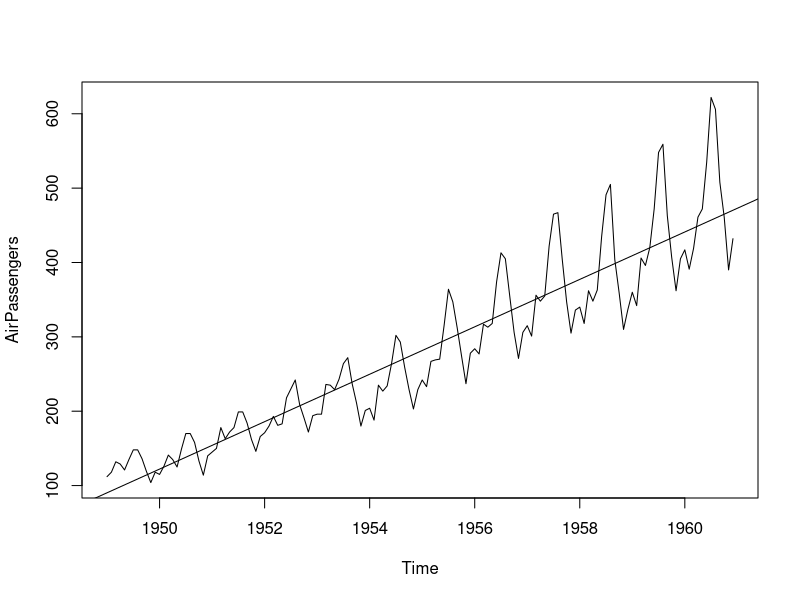
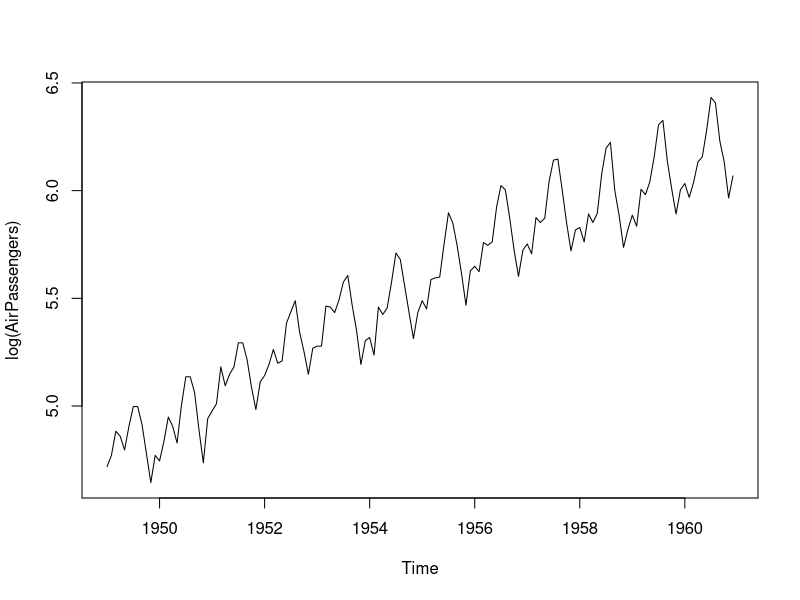
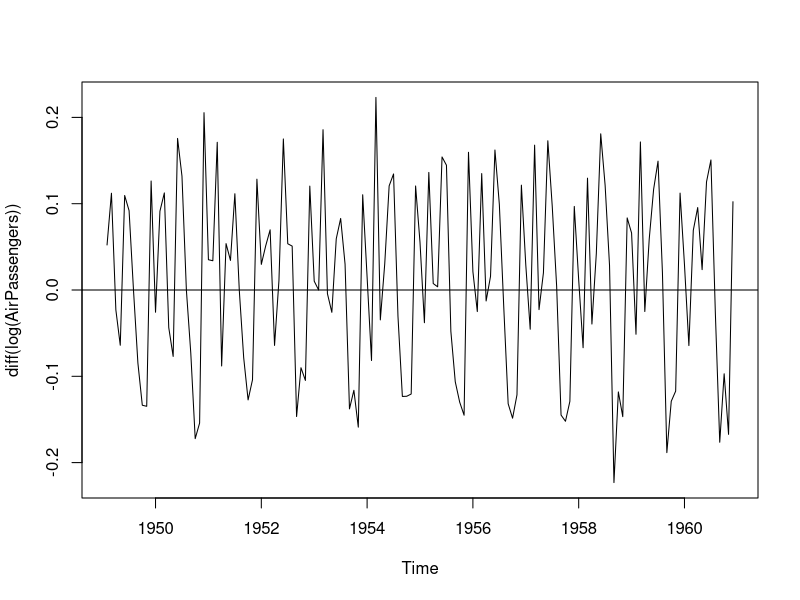
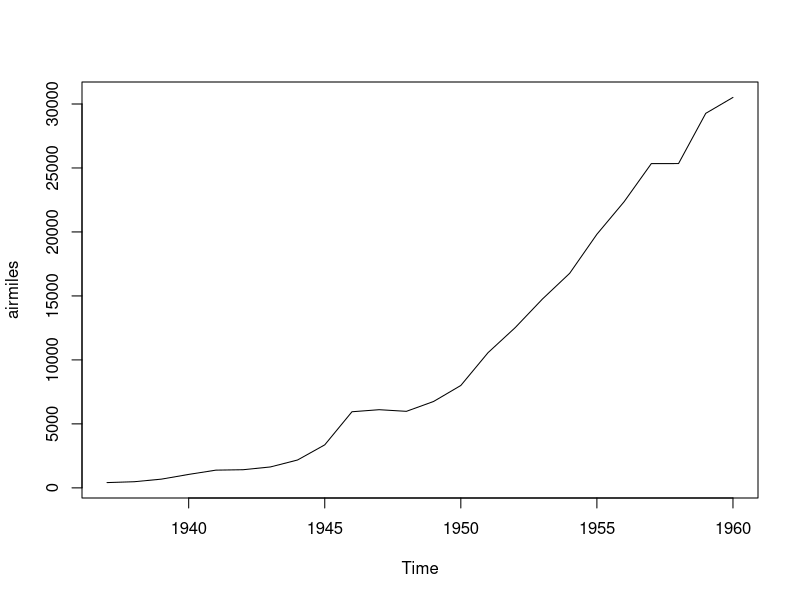
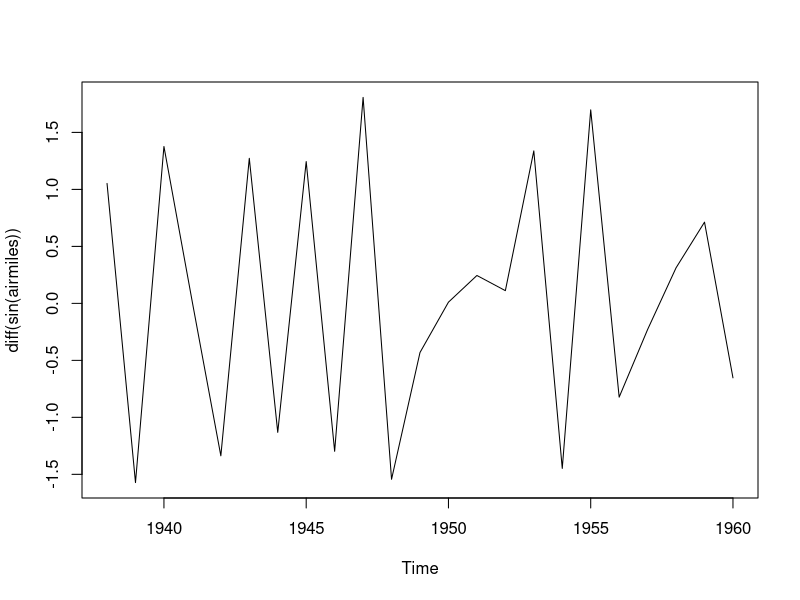
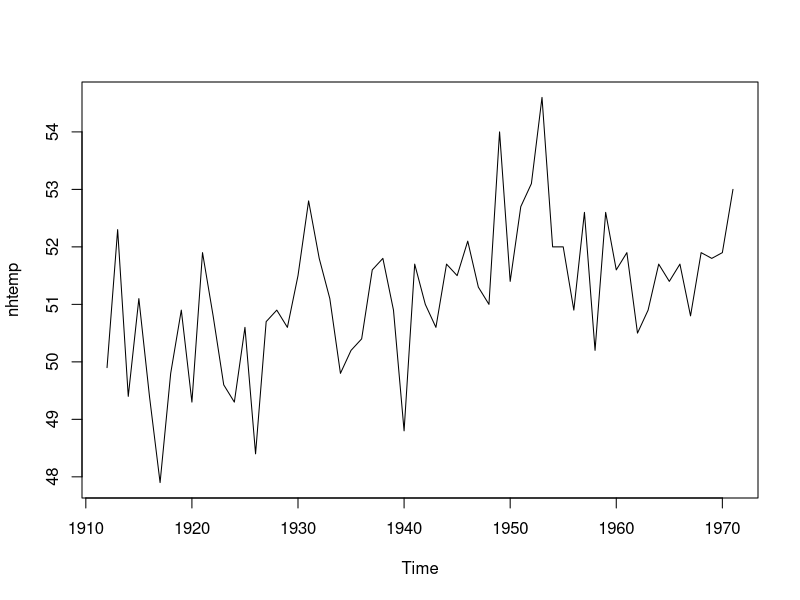
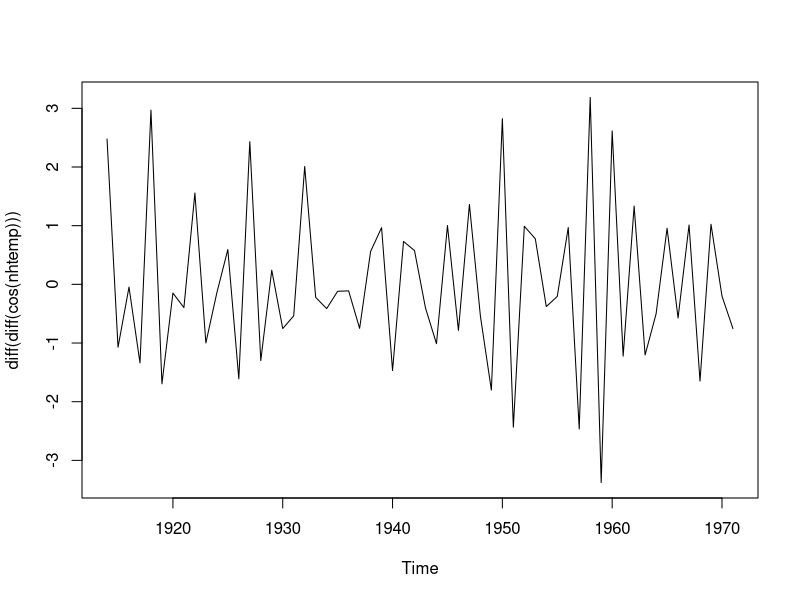

These figures' R source, in order:
library(forecast)
library(tseries)
data("AirPassengers")
AirPassengers
class(AirPassengers)
plot(AirPassengers)
abline(reg = lm(AirPassengers~time(AirPassengers)))
kpss.test(AirPassengers)## Stationary Check
plot(log(AirPassengers))
plot(diff(log(AirPassengers)))
abline(h=0)
kpss.test(diff(log(AirPassengers)))

plot(airmiles)
kpss.test(airmiles)
plot(diff(sin(airmiles)))
kpss.test(diff(sin(airmiles)))


plot(nhtemp)
kpss.test(nhtemp)
plot(diff(diff(cos(nhtemp))))
